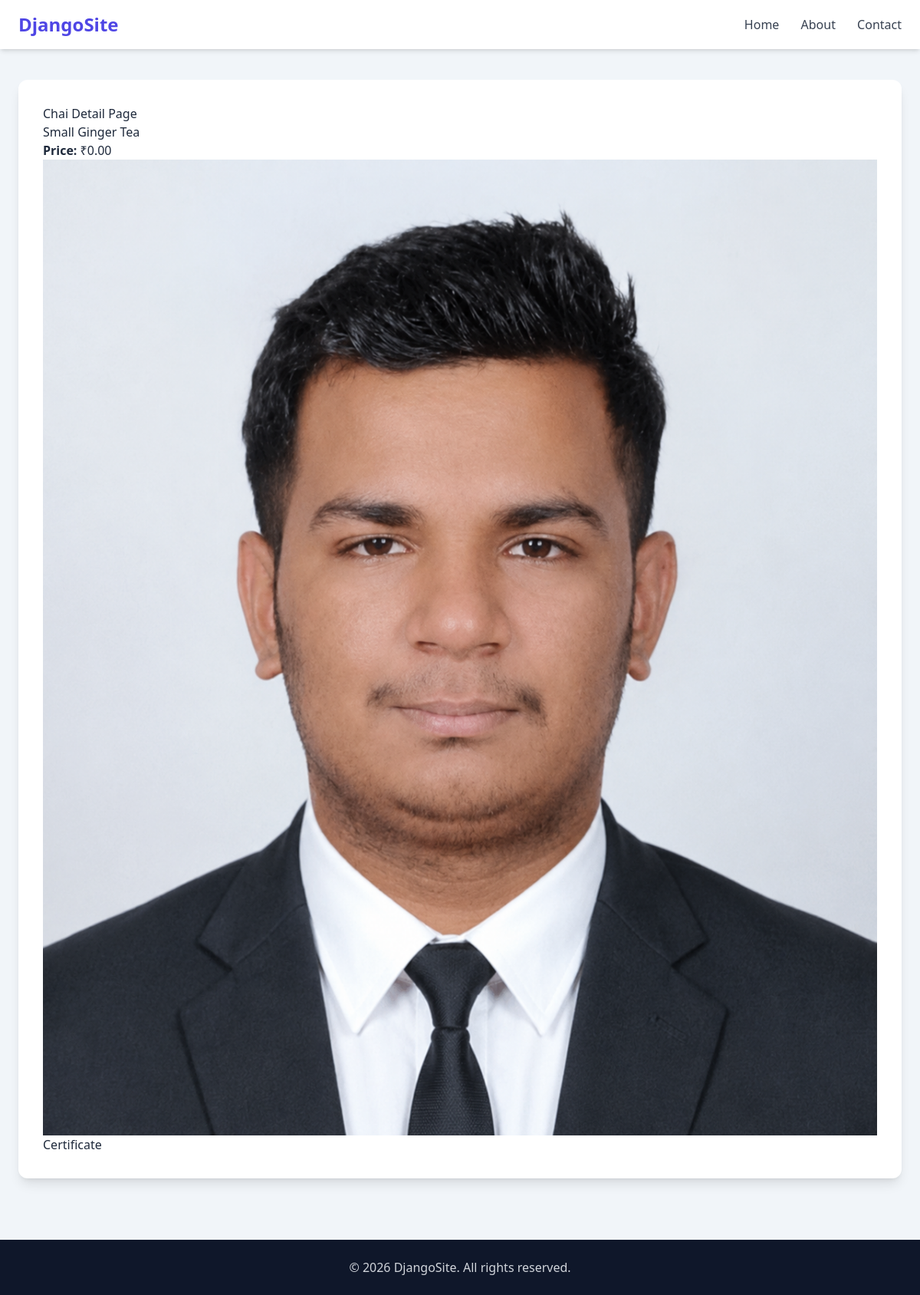
Page /chai/1/ on the committed database.
### chai/models.py (models this page shows, shortened)
class Chai_Varity(models.Model):
    CHAI_TYPE_CHOICES = [
    ('ML', 'MASALA'),
    ('GR', 'GINGER'),
    ('KL', 'KIWI'),
    ('PL', 'PLAIN'),
    ('EL', 'ELAICHI'),
   ]
    name = models.CharField(max_length=100)
    image = models.ImageField(upload_to='chais/')
    date_added = models.DateTimeField(default=timezone.now)
    type = models.CharField(max_length=2, choices=CHAI_TYPE_CHOICES, default='ML')
    description = models.TextField(default='')
    price = models.DecimalField(max_digits=6, decimal_places=2, default=0.00)

### chai/views.py (the view)
# urls.py: path('<int:chai_id>/',views.chai_detail,name='chai_detail')
def chai_detail(request,chai_id):
    chai = get_object_or_404(Chai_Varity,pk = chai_id)
    return render(request, 'chai_detail.html',{"chai":chai})

### chai/templates/chai_detail.html (shortened to what this page needs)
{% extends 'layout.html' %}
 {% block content %}
  <h1>Chai Detail Page</h1>
  <h2>{{chai.name}}</h2>
  <p><strong>Price:</strong> ₹{{ chai.price }}</p>
  <img src="{{chai.image.url}}" alt="">
  <a href="{% url 'Certificate_chai.html' %} ">Certificate</a>
  {% endblock content %}

### rows in the picture
Chai_Varity: name "Small Ginger Tea", price "0.00", image (picture)
